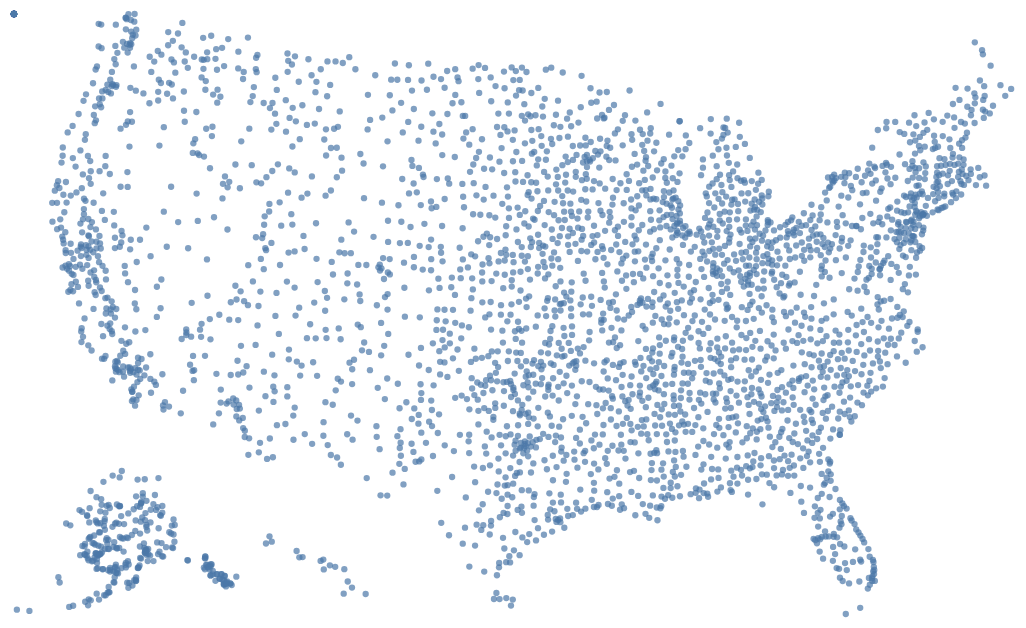

Vega-Lite specification stored for this chart:
### Vega-Lite specification from a JSON file in a GitHub repository (floating-point values rounded to 4 significant figures; data arrays with more than 128 entries replaced by an {"elided": "..."} marker saying what was removed)
{"$schema": "https://vega.github.io/schema/vega-lite/v4.json", "width": 500, "height": 300, "data": {"values": {"elided": "3376 records"}}, "projection": {"type": "albersUsa"}, "mark": "circle", "encoding": {"longitude": {"field": "longitude", "type": "quantitative"}, "latitude": {"field": "latitude", "type": "quantitative"}, "size": {"value": 10}}, "config": {"view": {"stroke": "transparent"}}}
